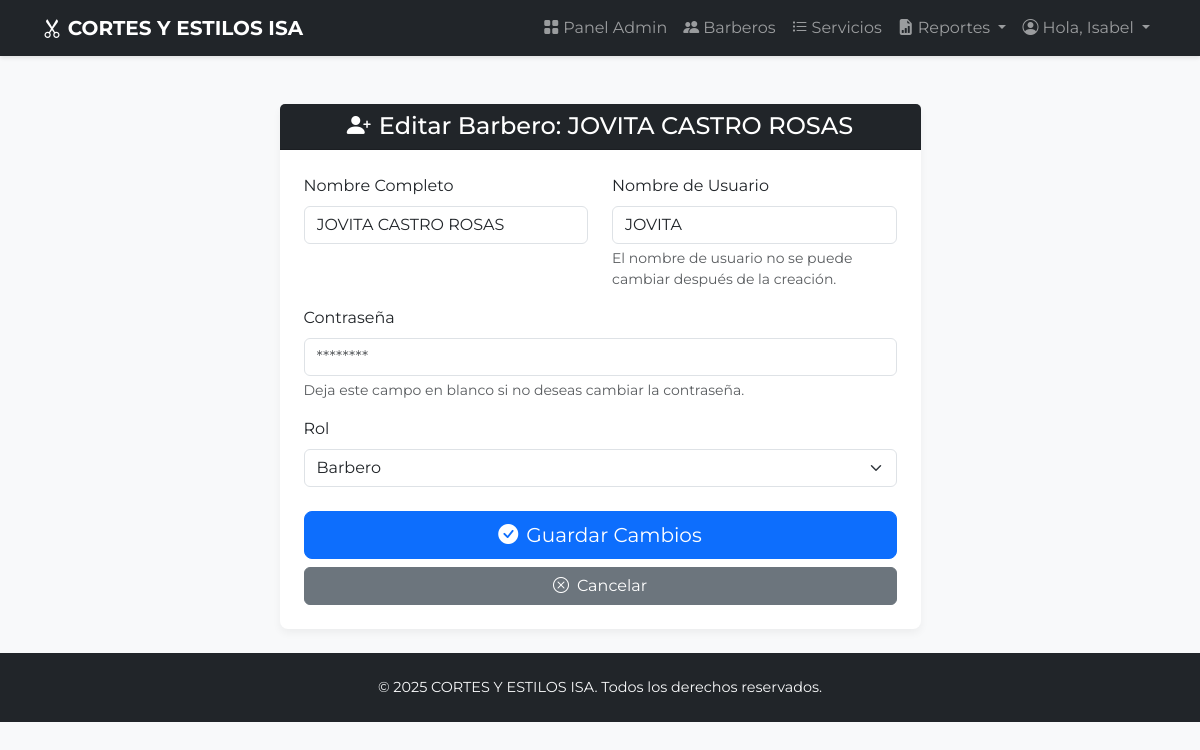
The page /admin/barberos/editar/2 (signed in) on the database its author committed.
### app.py (models this page shows, shortened)
class Barbero(db.Model, UserMixin):
    id = db.Column(db.Integer, primary_key=True)
    nombre_usuario = db.Column(db.String(80), unique=True, nullable=False)
    contrasena_hash = db.Column(db.String(256), nullable=False)
    nombre_completo = db.Column(db.String(120), nullable=False)
    porcentaje_comision = db.Column(db.Float, nullable=False, default=0.5)
    rol = db.Column(db.String(20), nullable=False, default='barbero')
    cortes = db.relationship('Corte', backref='autor_barbero', lazy='dynamic') # Cambiado a lazy='dynamic'
    pagos = db.relationship('PagoSemanal', backref='beneficiario_barbero', lazy='dynamic') # Cambiado a lazy='dynamic'

### app.py (the view, shortened to what this page needs)
@app.route('/admin/barberos/editar/<int:barbero_id>', methods=['GET', 'POST'])
@login_required
@admin_required
def admin_editar_barbero(barbero_id):
    barbero_a_editar = Barbero.query.get_or_404(barbero_id)
    return render_template('admin/barbero_form.html', titulo=f"Editar Barbero: {barbero_a_editar.nombre_completo}", barbero=barbero_a_editar)

### app.py (called while the page is built)
@login_manager.user_loader
def load_user(user_id):
    return Barbero.query.get(int(user_id))

def admin_required(f):
    @wraps(f)
    def decorated_function(*args, **kwargs):
        if not current_user.is_authenticated or current_user.rol != 'admin':
            flash("Acceso no autorizado. Se requieren permisos de administrador.", "danger")
            return redirect(url_for('login', next=request.url))
        return f(*args, **kwargs)
    return decorated_function

@app.context_processor
def inject_now():
    utc_now = datetime.utcnow()
    aware_utc_now = pytz.utc.localize(utc_now)
    local_now = aware_utc_now.astimezone(TARGET_TIMEZONE)
    return {'now': local_now} # 'now' ahora estará en tu hora local

### templates/admin/barbero_form.html (shortened to what this page needs)
{% extends "base.html" %}
{% block content %}
<div class="row justify-content-center mt-4">
    <div class="col-md-8 col-lg-7">
        <div class="card">
            <div class="card-header bg-dark text-white text-center">
                <h2 class="h4 mb-0"><i class="bi bi-person-plus-fill me-2"></i>{{ titulo }}</h2>
            </div>
            <div class="card-body p-4">
                <form method="POST">
                    <div class="row">
                        <div class="col-md-6 mb-3">
                            <label for="nombre_completo" class="form-label">Nombre Completo</label>
                            <input type="text" class="form-control" id="nombre_completo" name="nombre_completo" value="{{ barbero.nombre_completo if barbero else '' }}" required>
                        </div>
                        <div class="col-md-6 mb-3">
                            <label for="nombre_usuario" class="form-label">Nombre de Usuario</label>
                            <input type="text" class="form-control" id="nombre_usuario" name="nombre_usuario" value="{{ barbero.nombre_usuario if barbero else '' }}" {% if barbero %}readonly{% endif %} required>
                             {% if barbero %}
                                <div class="form-text">El nombre de usuario no se puede cambiar después de la creación.</div>
                            {% endif %}
                        </div>
                    </div>
                    <div class="mb-3">
                        <label for="contrasena" class="form-label">Contraseña</label>
                        <input type="password" class="form-control" id="contrasena" name="contrasena" placeholder="********">
                        {% if barbero %}
                            <div id="passwordHelpBlock" class="form-text">
                              Deja este campo en blanco si no deseas cambiar la contraseña.
                            </div>
                        {% else %}
                             <div id="passwordHelpBlock" class="form-text">
                              La contraseña es requerida para nuevos barberos.
                            </div>
                        {% endif %}
                    </div>
                    <div class="mb-3">
                        <label for="rol" class="form-label">Rol</label>
                        <select class="form-select" id="rol" name="rol" {% if barbero and barbero.nombre_usuario == 'admin' %}disabled{% endif %}>
                            <option value="barbero" {% if barbero and barbero.rol == 'barbero' %}selected{% endif %}>Barbero</option>
                        </select>
                    </div>
                    <div class="d-grid gap-2 mt-4">
                        <button type="submit" class="btn btn-primary btn-lg">
                            <i class="bi bi-check-circle-fill me-2"></i>Guardar Cambios
                        </button>
                        <a href="{{ url_for('admin_barberos') }}" class="btn btn-secondary">
                            <i class="bi bi-x-circle me-2"></i>Cancelar
                        </a>
                    </div>
                </form>
            </div>
        </div>
    </div>
</div>
{% endblock %}

### templates/base.html (shortened to what this page needs)
<!DOCTYPE html>
<html lang="es" data-bs-theme="light">
<head>
    <link href="https://cdn.jsdelivr.net/npm/bootstrap@5.3.2/dist/css/bootstrap.min.css" rel="stylesheet">
    <link rel="stylesheet" href="https://cdn.jsdelivr.net/npm/bootstrap-icons@1.11.3/font/bootstrap-icons.min.css">
</head>
<body>
    <nav class="navbar navbar-expand-lg navbar-dark bg-dark sticky-top">
        <div class="container">
            <a class="navbar-brand fw-bold" href="{{ url_for('index') }}">
                <i class="bi bi-scissors"></i>
                CORTES Y ESTILOS ISA
            </a>
            <div class="collapse navbar-collapse" id="navbarNav">
                <ul class="navbar-nav ms-auto mb-2 mb-lg-0">
                    {% if current_user.is_authenticated %}
                        {% if current_user.rol == 'admin' %}
                            <li class="nav-item"><a class="nav-link" href="{{ url_for('admin_dashboard') }}"><i class="bi bi-grid-fill me-1"></i>Panel Admin</a></li>
                            <li class="nav-item"><a class="nav-link" href="{{ url_for('admin_barberos') }}"><i class="bi bi-people-fill me-1"></i>Barberos</a></li>
                            <li class="nav-item"><a class="nav-link" href="{{ url_for('admin_servicios') }}"><i class="bi bi-list-task me-1"></i>Servicios</a></li>
                            <li class="nav-item dropdown">
                                <a class="nav-link dropdown-toggle" href="#" id="navbarDropdownReportes" role="button" data-bs-toggle="dropdown" aria-expanded="false">
                                    <i class="bi bi-file-earmark-bar-graph-fill me-1"></i>Reportes
                                </a>
                            </li>
                        {% else %}
                            <li class="nav-item"><a class="nav-link" href="{{ url_for('barbero_dashboard') }}"><i class="bi bi-person-workspace me-1"></i>Mi Panel</a></li>
                        {% endif %}
                        <li class="nav-item dropdown">
                             <a class="nav-link dropdown-toggle" href="#" id="navbarDropdownUser" role="button" data-bs-toggle="dropdown" aria-expanded="false">
                                <i class="bi bi-person-circle me-1"></i>Hola, {{ current_user.nombre_completo.split(' ')[0] }}
                            </a>
                        </li>
                    {% else %}
                        <li class="nav-item"><a class="nav-link" href="{{ url_for('login') }}"><i class="bi bi-box-arrow-in-right me-1"></i>Iniciar Sesión</a></li>
                    {% endif %}
                </ul>
            </div>
        </div>
    </nav>
    <main class="container py-4">
        {% block content %}{% endblock %}
    </main>
    <footer class="footer mt-auto">
        <div class="container text-center">
            <span class="text-light">&copy; {{ now.year if now else '' }} CORTES Y ESTILOS ISA. Todos los derechos reservados.</span>
        </div>
    </footer>
</body>
</html>

### templates/base.html (style rules this page uses)
body { font-family: 'Montserrat', sans-serif; background-color: #f8f9fa; }
.navbar { box-shadow: 0 2px 4px rgba(0,0,0,.1); }
.card { border: none; box-shadow: 0 4px 8px rgba(0,0,0,.05); border-radius: 0.5rem; }
.footer { background-color: #212529; color: white; padding: 1.5rem 0; font-size: 0.9em; }

### rows shown on the page
Barbero: nombre_completo "Isabel"
Barbero: nombre_completo "JOVITA CASTRO ROSAS", nombre_usuario "JOVITA", rol "Barbero"

### other values the page prints
{{ titulo }} "Editar Barbero: JOVITA CASTRO ROSAS"
{{ now.year if now else '' }} "2025"
